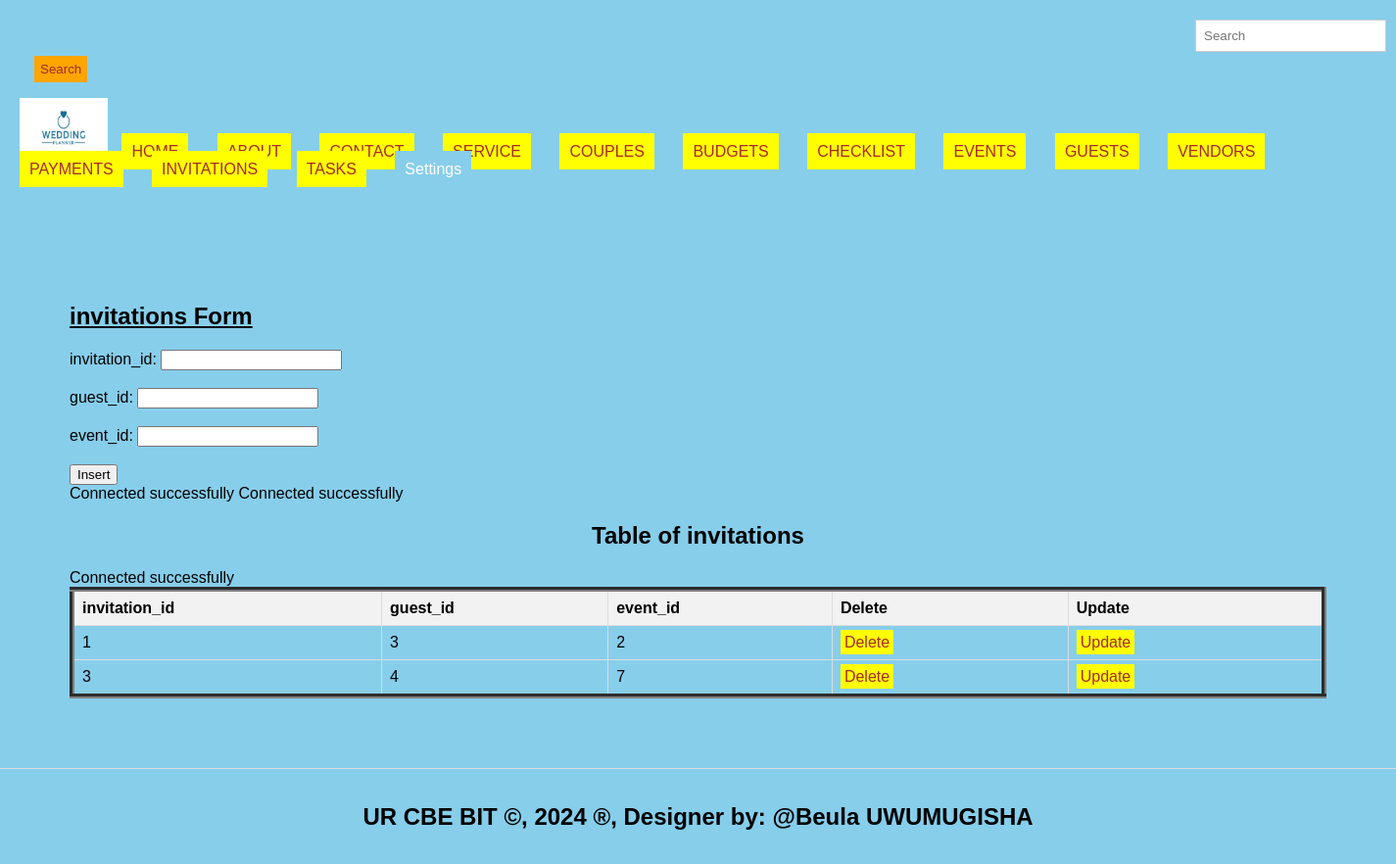
/invitations.php, run on the app's committed database.
### tables this page shows
CREATE TABLE `invitations` (
  `invitation_id` int(11) NOT NULL,
  `guest_id` int(11) DEFAULT NULL,
  `event_id` int(11) DEFAULT NULL
);

### invitations.php (the view, shortened to what this page needs)
<!DOCTYPE html>
<html lang="en">
<head>
  <link rel="stylesheet" type="text/css" href="style.css" title="style 1" media="screen, tv, projection, handheld, print"/>
  </head>
  <header>
<body bgcolor="skyblue">
  <form class="d-flex" role="search" action="search.php">
      <input class="form-control me-2" type="search" placeholder="Search" aria-label="Search" name="query">
      <button class="btn btn-outline-success" type="submit">Search</button>
    </form>
  <ul style="list-style-type: none; padding: 0;">
    <li style="display: inline; margin-right: 10px;">
    <img src="./images/wedding logo.png" width="90" height="60" alt="Logo">
  </li>
    <li style="display: inline; margin-right: 10px;"><a href="./home.html">HOME</a>
  </li>
    <li style="display: inline; margin-right: 10px;"><a href="./about.html">ABOUT</a>
  </li>
    <li style="display: inline; margin-right: 10px;"><a href="./contact.html">CONTACT</a>
  </li>
    <li style="display: inline; margin-right: 10px;"><a href="./Service.html">SERVICE</a>
  </li>
    <li style="display: inline; margin-right: 10px;"><a href="./couples.php">COUPLES</a>
  </li>
      <li style="display: inline; margin-right: 10px;"><a href="./budgets.php">BUDGETS</a>
  </li>
    <li style="display: inline; margin-right: 10px;"><a href="./checklist.php">CHECKLIST</a>
  </li>
    <li style="display: inline; margin-right: 10px;"><a href="./events.php">EVENTS</a>
  </li>
    <li style="display: inline; margin-right: 10px;"><a href="./guests.php">GUESTS</a>
  </li>
  <li style="display: inline; margin-right: 10px;"><a href="./vendors.php">VENDORS</a>
  </li>
    <li style="display: inline; margin-right: 10px;"><a href="./payments.php">PAYMENTS</a>
  </li>
    <li style="display: inline; margin-right: 10px;"><a href="./invitations.php">INVITATIONS</a>
  </li>
   <li style="display: inline; margin-right: 10px;"><a href="./tasks.php">TASKS</a>
  </li>
    <li class="dropdown" style="display: inline; margin-right: 10px;">
      <a href="#" style="padding: 10px; color: white; background-color: skyblue; text-decoration: none; margin-right: 15px;">Settings</a>
  </ul>
</header>
<section>
    <h1><u> invitations Form </u></h1>
    <form method="post" onsubmit="return confirmInsert();">
        <label for="iid">invitation_id:</label>
        <input type="number" id="iid" name="iid"><br><br>
        <label for="gid">guest_id:</label>
        <input type="number" id="gid" name="gid"><br><br>
        <label for="event_id">event_id:</label>
        <input type="number" id="eid" name="eid" required><br><br>
        <input type="submit" name="add" value="Insert">
    </form>
<?php
include('database_connection.php');
?>
<?php
include('database_connection.php');
?>
<!DOCTYPE html>
<html>
<head>
</head>
<body>
    <center><h2>Table of invitations</h2></center>
    <table border="5">
        <tr>
            <th>invitation_id</th>
            <th>guest_id</th>
            <th>event_id</th>
            <th>Delete</th>
            <th>Update</th>
        </tr>
        <?php
      include('database_connection.php');
        $sql = "SELECT * FROM invitations";
        $result = $connection->query($sql);
        if ($result->num_rows > 0) {
            while ($row = $result->fetch_assoc()) {
                $iid = $row['invitation_id'];
                echo "<tr>
                    <td>" . $row['invitation_id'] . "</td>
                    <td>" . $row['guest_id'] . "</td>
                    <td>" . $row['event_id'] . "</td>
                    <td><a style='padding:4px' href='delete_invitations.php?invitation_id=$iid'>Delete</a></td>
                    <td><a style='padding:4px' href='update_invitations.php?invitation_id=$iid'>Update</a></td>
                </tr>";
            }
        } else {
            echo "<tr><td colspan='6'>No data found</td></tr>";
        }
        ?>
    </table>
</body>
    </section>
<footer>
  <center>
    <marquee behavior='alternate'>
    <b><h2>UR CBE BIT &copy, 2024 &reg, Designer by: @Beula UWUMUGISHA</h2></b>
  </marquee>
  </center>
</footer>
</body>
</html>

### style.css (style rules this page uses)
body { font-family: Arial, sans-serif; margin: 0; padding: 0; }
.form-control { padding: 8px; margin-left: 4px; border: 1px solid #ccc; }
.btn { padding: 6px; background-color: orange; color: brown; border: none; }
.dropdown { position: relative; display: inline; margin-right: 10px; }
body { font-family: Arial,sans-serif; margin:0; padding:0; }
header { background-color:skyblue; padding: 20px; }
.dropdown { position: right; display:right; direction:rtl; }
section { padding:28px; border-bottom: 1px solid #ddd; }
footer { text-align: center; padding: 15px; background-color:skyblue; }

### invitations.php (style rules this page uses)
a { padding: 10px; color: white; background-color: yellow; text-decoration: none; margin-right: 15px; }
a:link { color: brown; }
button.btn { margin-left: 15px; margin-top: 4px; }
input.form-control { margin-left: 1200px; padding: 8px; }
header { background-color:skyblue; }
section { padding:71px; border-bottom: 1px solid #ddd; }
footer { text-align: center; padding: 15px; background-color:skyblue; }
table { width: 100%; border-collapse: collapse; }
th, td { border: 1px solid #ddd; padding: 8px; text-align: left; }
th { background-color: #f2f2f2; }

### data on the page
invitations: invitation_id "1", guest "3", event "2"
invitations: invitation_id "3", guest "4", event "7"
